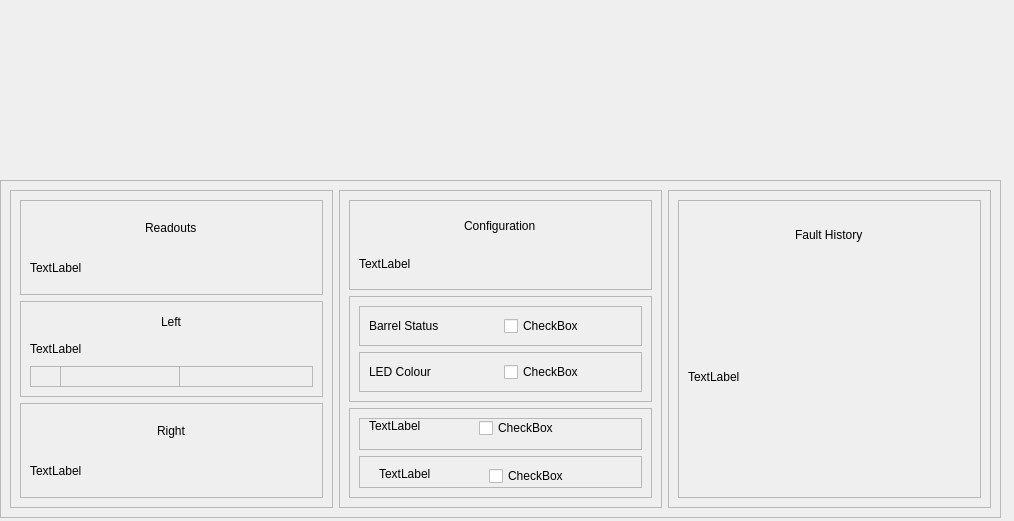
<?xml version="1.0" encoding="UTF-8"?>
<ui version="4.0">
 <class>Form</class>
 <widget class="QWidget" name="Form">
  <property name="geometry">
   <rect>
    <x>0</x>
    <y>0</y>
    <width>1014</width>
    <height>521</height>
   </rect>
  </property>
  <property name="windowTitle">
   <string>Form</string>
  </property>
  <widget class="QFrame" name="customer_satus_qframe">
   <property name="geometry">
    <rect>
     <x>0</x>
     <y>180</y>
     <width>1001</width>
     <height>338</height>
    </rect>
   </property>
   <property name="frameShape">
    <enum>QFrame::StyledPanel</enum>
   </property>
   <property name="frameShadow">
    <enum>QFrame::Raised</enum>
   </property>
   <layout class="QHBoxLayout" name="horizontalLayout">
    <item>
     <widget class="QFrame" name="customer_childframe1">
      <property name="frameShape">
       <enum>QFrame::StyledPanel</enum>
      </property>
      <property name="frameShadow">
       <enum>QFrame::Raised</enum>
      </property>
      <layout class="QVBoxLayout" name="verticalLayout">
       <item>
        <widget class="QFrame" name="frame">
         <property name="frameShape">
          <enum>QFrame::StyledPanel</enum>
         </property>
         <property name="frameShadow">
          <enum>QFrame::Raised</enum>
         </property>
         <layout class="QVBoxLayout" name="verticalLayout_4">
          <item alignment="Qt::AlignHCenter">
           <widget class="QLabel" name="label">
            <property name="text">
             <string>Readouts</string>
            </property>
           </widget>
          </item>
          <item>
           <widget class="QLabel" name="label_2">
            <property name="text">
             <string>TextLabel</string>
            </property>
           </widget>
          </item>
         </layout>
        </widget>
       </item>
       <item>
        <widget class="QFrame" name="frame_2">
         <property name="frameShape">
          <enum>QFrame::StyledPanel</enum>
         </property>
         <property name="frameShadow">
          <enum>QFrame::Raised</enum>
         </property>
         <layout class="QVBoxLayout" name="verticalLayout_10">
          <item alignment="Qt::AlignHCenter">
           <widget class="QLabel" name="label_3">
            <property name="text">
             <string>Left</string>
            </property>
           </widget>
          </item>
          <item>
           <widget class="QLabel" name="label_4">
            <property name="text">
             <string>TextLabel</string>
            </property>
           </widget>
          </item>
          <item>
           <widget class="QFrame" name="frame_3">
            <property name="frameShape">
             <enum>QFrame::StyledPanel</enum>
            </property>
            <property name="frameShadow">
             <enum>QFrame::Raised</enum>
            </property>
            <widget class="QFrame" name="frame_4">
             <property name="geometry">
              <rect>
               <x>30</x>
               <y>0</y>
               <width>120</width>
               <height>80</height>
              </rect>
             </property>
             <property name="frameShape">
              <enum>QFrame::StyledPanel</enum>
             </property>
             <property name="frameShadow">
              <enum>QFrame::Raised</enum>
             </property>
            </widget>
           </widget>
          </item>
         </layout>
        </widget>
       </item>
       <item>
        <widget class="QFrame" name="frame_5">
         <property name="frameShape">
          <enum>QFrame::StyledPanel</enum>
         </property>
         <property name="frameShadow">
          <enum>QFrame::Raised</enum>
         </property>
         <layout class="QVBoxLayout" name="verticalLayout_9">
          <item alignment="Qt::AlignHCenter">
           <widget class="QLabel" name="label_5">
            <property name="text">
             <string>Right</string>
            </property>
           </widget>
          </item>
          <item>
           <widget class="QLabel" name="label_6">
            <property name="text">
             <string>TextLabel</string>
            </property>
           </widget>
          </item>
         </layout>
        </widget>
       </item>
      </layout>
     </widget>
    </item>
    <item>
     <widget class="QFrame" name="customer_childfram2">
      <property name="frameShape">
       <enum>QFrame::StyledPanel</enum>
      </property>
      <property name="frameShadow">
       <enum>QFrame::Raised</enum>
      </property>
      <layout class="QVBoxLayout" name="verticalLayout_2">
       <item>
        <widget class="QFrame" name="frame_6">
         <property name="frameShape">
          <enum>QFrame::StyledPanel</enum>
         </property>
         <property name="frameShadow">
          <enum>QFrame::Raised</enum>
         </property>
         <layout class="QVBoxLayout" name="verticalLayout_8">
          <item alignment="Qt::AlignHCenter">
           <widget class="QLabel" name="label_10">
            <property name="text">
             <string>Configuration</string>
            </property>
           </widget>
          </item>
          <item>
           <widget class="QLabel" name="label_7">
            <property name="text">
             <string>TextLabel</string>
            </property>
           </widget>
          </item>
         </layout>
        </widget>
       </item>
       <item>
        <widget class="QFrame" name="frame_7">
         <property name="frameShape">
          <enum>QFrame::StyledPanel</enum>
         </property>
         <property name="frameShadow">
          <enum>QFrame::Raised</enum>
         </property>
         <layout class="QVBoxLayout" name="verticalLayout_7">
          <item>
           <widget class="QFrame" name="frame_10">
            <property name="frameShape">
             <enum>QFrame::StyledPanel</enum>
            </property>
            <property name="frameShadow">
             <enum>QFrame::Raised</enum>
            </property>
            <layout class="QHBoxLayout" name="horizontalLayout_3">
             <item>
              <widget class="QLabel" name="label_11">
               <property name="maximumSize">
                <size>
                 <width>16777215</width>
                 <height>16777215</height>
                </size>
               </property>
               <property name="text">
                <string>Barrel Status</string>
               </property>
              </widget>
             </item>
             <item>
              <widget class="QCheckBox" name="checkBox">
               <property name="text">
                <string>CheckBox</string>
               </property>
              </widget>
             </item>
            </layout>
           </widget>
          </item>
          <item>
           <widget class="QFrame" name="frame_11">
            <property name="frameShape">
             <enum>QFrame::StyledPanel</enum>
            </property>
            <property name="frameShadow">
             <enum>QFrame::Raised</enum>
            </property>
            <layout class="QHBoxLayout" name="horizontalLayout_2">
             <item>
              <widget class="QLabel" name="label_12">
               <property name="maximumSize">
                <size>
                 <width>16777215</width>
                 <height>16777215</height>
                </size>
               </property>
               <property name="text">
                <string>LED Colour</string>
               </property>
              </widget>
             </item>
             <item>
              <widget class="QCheckBox" name="checkBox_2">
               <property name="text">
                <string>CheckBox</string>
               </property>
              </widget>
             </item>
            </layout>
           </widget>
          </item>
         </layout>
        </widget>
       </item>
       <item>
        <widget class="QFrame" name="frame_8">
         <property name="frameShape">
          <enum>QFrame::StyledPanel</enum>
         </property>
         <property name="frameShadow">
          <enum>QFrame::Raised</enum>
         </property>
         <layout class="QVBoxLayout" name="verticalLayout_6">
          <item>
           <widget class="QFrame" name="frame_13">
            <property name="frameShape">
             <enum>QFrame::StyledPanel</enum>
            </property>
            <property name="frameShadow">
             <enum>QFrame::Raised</enum>
            </property>
            <widget class="QLabel" name="label_13">
             <property name="geometry">
              <rect>
               <x>10</x>
               <y>0</y>
               <width>55</width>
               <height>16</height>
              </rect>
             </property>
             <property name="text">
              <string>TextLabel</string>
             </property>
            </widget>
            <widget class="QCheckBox" name="checkBox_3">
             <property name="geometry">
              <rect>
               <x>120</x>
               <y>0</y>
               <width>81</width>
               <height>20</height>
              </rect>
             </property>
             <property name="text">
              <string>CheckBox</string>
             </property>
            </widget>
           </widget>
          </item>
          <item>
           <widget class="QFrame" name="frame_12">
            <property name="frameShape">
             <enum>QFrame::StyledPanel</enum>
            </property>
            <property name="frameShadow">
             <enum>QFrame::Raised</enum>
            </property>
            <widget class="QCheckBox" name="checkBox_4">
             <property name="geometry">
              <rect>
               <x>130</x>
               <y>10</y>
               <width>81</width>
               <height>20</height>
              </rect>
             </property>
             <property name="text">
              <string>CheckBox</string>
             </property>
            </widget>
            <widget class="QLabel" name="label_14">
             <property name="geometry">
              <rect>
               <x>20</x>
               <y>10</y>
               <width>55</width>
               <height>16</height>
              </rect>
             </property>
             <property name="text">
              <string>TextLabel</string>
             </property>
            </widget>
           </widget>
          </item>
         </layout>
        </widget>
       </item>
      </layout>
     </widget>
    </item>
    <item>
     <widget class="QFrame" name="customer_childframe3">
      <property name="frameShape">
       <enum>QFrame::StyledPanel</enum>
      </property>
      <property name="frameShadow">
       <enum>QFrame::Raised</enum>
      </property>
      <layout class="QVBoxLayout" name="verticalLayout_3">
       <item>
        <widget class="QFrame" name="frame_9">
         <property name="frameShape">
          <enum>QFrame::StyledPanel</enum>
         </property>
         <property name="frameShadow">
          <enum>QFrame::Raised</enum>
         </property>
         <layout class="QVBoxLayout" name="verticalLayout_5">
          <item alignment="Qt::AlignHCenter">
           <widget class="QLabel" name="label_8">
            <property name="maximumSize">
             <size>
              <width>16777215</width>
              <height>50</height>
             </size>
            </property>
            <property name="text">
             <string>Fault History</string>
            </property>
           </widget>
          </item>
          <item>
           <widget class="QLabel" name="label_9">
            <property name="text">
             <string>TextLabel</string>
            </property>
           </widget>
          </item>
         </layout>
        </widget>
       </item>
      </layout>
     </widget>
    </item>
   </layout>
  </widget>
 </widget>
 <resources/>
 <connections/>
</ui>
